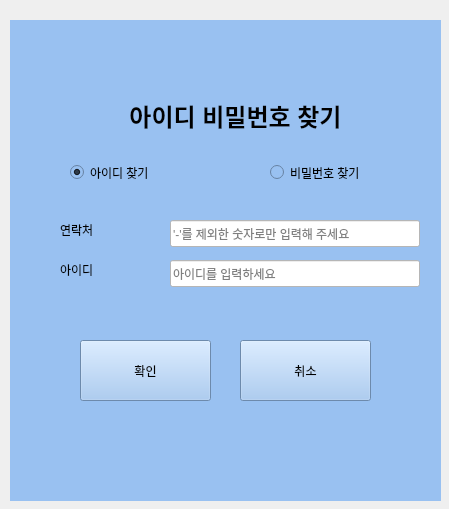
<?xml version="1.0" encoding="UTF-8"?>
<ui version="4.0">
 <class>Form</class>
 <widget class="QWidget" name="Form">
  <property name="geometry">
   <rect>
    <x>0</x>
    <y>0</y>
    <width>449</width>
    <height>509</height>
   </rect>
  </property>
  <property name="windowTitle">
   <string>Form</string>
  </property>
  <widget class="QStackedWidget" name="stackedWidget">
   <property name="geometry">
    <rect>
     <x>10</x>
     <y>20</y>
     <width>431</width>
     <height>481</height>
    </rect>
   </property>
   <property name="styleSheet">
    <string notr="true">background-color: rgb(153, 193, 241);</string>
   </property>
   <property name="currentIndex">
    <number>2</number>
   </property>
   <widget class="QWidget" name="page">
    <widget class="QPushButton" name="btn_login">
     <property name="geometry">
      <rect>
       <x>50</x>
       <y>280</y>
       <width>321</width>
       <height>41</height>
      </rect>
     </property>
     <property name="text">
      <string>로그인</string>
     </property>
    </widget>
    <widget class="QPushButton" name="btn_join">
     <property name="geometry">
      <rect>
       <x>50</x>
       <y>330</y>
       <width>321</width>
       <height>41</height>
      </rect>
     </property>
     <property name="text">
      <string>회원가입</string>
     </property>
    </widget>
    <widget class="QLineEdit" name="login_id">
     <property name="geometry">
      <rect>
       <x>170</x>
       <y>180</y>
       <width>201</width>
       <height>27</height>
      </rect>
     </property>
     <property name="styleSheet">
      <string notr="true">background-color: rgb(255, 255, 255);</string>
     </property>
     <property name="placeholderText">
      <string>아이디를 입력하세요</string>
     </property>
    </widget>
    <widget class="QLabel" name="label_5">
     <property name="geometry">
      <rect>
       <x>60</x>
       <y>220</y>
       <width>100</width>
       <height>20</height>
      </rect>
     </property>
     <property name="text">
      <string>비밀번호</string>
     </property>
     <property name="alignment">
      <set>Qt::AlignLeading|Qt::AlignLeft|Qt::AlignVCenter</set>
     </property>
    </widget>
    <widget class="QLineEdit" name="login_pwd">
     <property name="geometry">
      <rect>
       <x>170</x>
       <y>220</y>
       <width>201</width>
       <height>27</height>
      </rect>
     </property>
     <property name="styleSheet">
      <string notr="true">background-color: rgb(255, 255, 255);</string>
     </property>
     <property name="echoMode">
      <enum>QLineEdit::Password</enum>
     </property>
     <property name="placeholderText">
      <string>비밀번호를 입력하세요</string>
     </property>
    </widget>
    <widget class="QLabel" name="label_6">
     <property name="geometry">
      <rect>
       <x>60</x>
       <y>180</y>
       <width>100</width>
       <height>20</height>
      </rect>
     </property>
     <property name="text">
      <string>아이디</string>
     </property>
     <property name="alignment">
      <set>Qt::AlignLeading|Qt::AlignLeft|Qt::AlignVCenter</set>
     </property>
    </widget>
    <widget class="QPushButton" name="btn_search_page">
     <property name="geometry">
      <rect>
       <x>50</x>
       <y>380</y>
       <width>321</width>
       <height>41</height>
      </rect>
     </property>
     <property name="text">
      <string>아이디/비밀번호 찾기</string>
     </property>
    </widget>
   </widget>
   <widget class="QWidget" name="page_2">
    <widget class="QLabel" name="label_id">
     <property name="geometry">
      <rect>
       <x>30</x>
       <y>160</y>
       <width>100</width>
       <height>20</height>
      </rect>
     </property>
     <property name="text">
      <string>아이디</string>
     </property>
     <property name="alignment">
      <set>Qt::AlignLeading|Qt::AlignLeft|Qt::AlignVCenter</set>
     </property>
    </widget>
    <widget class="QLineEdit" name="join_id">
     <property name="geometry">
      <rect>
       <x>140</x>
       <y>160</y>
       <width>250</width>
       <height>27</height>
      </rect>
     </property>
     <property name="styleSheet">
      <string notr="true">background-color: rgb(255, 255, 255);</string>
     </property>
     <property name="placeholderText">
      <string>아이디를 입력하세요</string>
     </property>
    </widget>
    <widget class="QLabel" name="title">
     <property name="geometry">
      <rect>
       <x>160</x>
       <y>80</y>
       <width>151</width>
       <height>51</height>
      </rect>
     </property>
     <property name="font">
      <font>
       <weight>75</weight>
       <bold>true</bold>
      </font>
     </property>
     <property name="text">
      <string>&lt;html&gt;&lt;head/&gt;&lt;body&gt;&lt;p&gt;&lt;span style=&quot; font-size:18pt;&quot;&gt;회원가입&lt;/span&gt;&lt;/p&gt;&lt;/body&gt;&lt;/html&gt;</string>
     </property>
     <property name="alignment">
      <set>Qt::AlignCenter</set>
     </property>
    </widget>
    <widget class="QLabel" name="label_pwd">
     <property name="geometry">
      <rect>
       <x>30</x>
       <y>200</y>
       <width>100</width>
       <height>20</height>
      </rect>
     </property>
     <property name="text">
      <string>비밀번호</string>
     </property>
     <property name="alignment">
      <set>Qt::AlignLeading|Qt::AlignLeft|Qt::AlignVCenter</set>
     </property>
    </widget>
    <widget class="QPushButton" name="btn_submit">
     <property name="geometry">
      <rect>
       <x>70</x>
       <y>380</y>
       <width>131</width>
       <height>61</height>
      </rect>
     </property>
     <property name="text">
      <string>확인</string>
     </property>
    </widget>
    <widget class="QLabel" name="label_pwd_chk">
     <property name="geometry">
      <rect>
       <x>30</x>
       <y>240</y>
       <width>100</width>
       <height>20</height>
      </rect>
     </property>
     <property name="text">
      <string>비밀번호확인</string>
     </property>
     <property name="alignment">
      <set>Qt::AlignLeading|Qt::AlignLeft|Qt::AlignVCenter</set>
     </property>
    </widget>
    <widget class="QPushButton" name="btn_cancel">
     <property name="geometry">
      <rect>
       <x>230</x>
       <y>380</y>
       <width>131</width>
       <height>61</height>
      </rect>
     </property>
     <property name="text">
      <string>취소</string>
     </property>
    </widget>
    <widget class="QLineEdit" name="join_pwd">
     <property name="geometry">
      <rect>
       <x>140</x>
       <y>200</y>
       <width>250</width>
       <height>27</height>
      </rect>
     </property>
     <property name="styleSheet">
      <string notr="true">background-color: rgb(255, 255, 255);</string>
     </property>
     <property name="echoMode">
      <enum>QLineEdit::Password</enum>
     </property>
     <property name="placeholderText">
      <string>비밀번호를 입력하세요</string>
     </property>
    </widget>
    <widget class="QLineEdit" name="join_pwd_chk">
     <property name="geometry">
      <rect>
       <x>140</x>
       <y>240</y>
       <width>250</width>
       <height>27</height>
      </rect>
     </property>
     <property name="styleSheet">
      <string notr="true">background-color: rgb(255, 255, 255);</string>
     </property>
     <property name="echoMode">
      <enum>QLineEdit::Password</enum>
     </property>
     <property name="placeholderText">
      <string>비밀번호를 입력하세요</string>
     </property>
    </widget>
    <widget class="QLineEdit" name="join_tel">
     <property name="geometry">
      <rect>
       <x>140</x>
       <y>280</y>
       <width>250</width>
       <height>27</height>
      </rect>
     </property>
     <property name="styleSheet">
      <string notr="true">background-color: rgb(255, 255, 255);</string>
     </property>
     <property name="text">
      <string/>
     </property>
     <property name="echoMode">
      <enum>QLineEdit::Normal</enum>
     </property>
     <property name="placeholderText">
      <string>'-'를 제외한 숫자로만 입력해 주세요</string>
     </property>
    </widget>
    <widget class="QLabel" name="label_tel">
     <property name="geometry">
      <rect>
       <x>30</x>
       <y>280</y>
       <width>100</width>
       <height>20</height>
      </rect>
     </property>
     <property name="text">
      <string>연락처</string>
     </property>
     <property name="alignment">
      <set>Qt::AlignLeading|Qt::AlignLeft|Qt::AlignVCenter</set>
     </property>
    </widget>
   </widget>
   <widget class="QWidget" name="page_4">
    <widget class="QLineEdit" name="search_id">
     <property name="geometry">
      <rect>
       <x>160</x>
       <y>240</y>
       <width>250</width>
       <height>27</height>
      </rect>
     </property>
     <property name="styleSheet">
      <string notr="true">background-color: rgb(255, 255, 255);</string>
     </property>
     <property name="placeholderText">
      <string>아이디를 입력하세요</string>
     </property>
    </widget>
    <widget class="QLineEdit" name="search_tel">
     <property name="geometry">
      <rect>
       <x>160</x>
       <y>200</y>
       <width>250</width>
       <height>27</height>
      </rect>
     </property>
     <property name="styleSheet">
      <string notr="true">background-color: rgb(255, 255, 255);</string>
     </property>
     <property name="text">
      <string/>
     </property>
     <property name="echoMode">
      <enum>QLineEdit::Normal</enum>
     </property>
     <property name="placeholderText">
      <string>'-'를 제외한 숫자로만 입력해 주세요</string>
     </property>
    </widget>
    <widget class="QPushButton" name="btn_cancel2">
     <property name="geometry">
      <rect>
       <x>230</x>
       <y>320</y>
       <width>131</width>
       <height>61</height>
      </rect>
     </property>
     <property name="text">
      <string>취소</string>
     </property>
    </widget>
    <widget class="QLabel" name="title_2">
     <property name="geometry">
      <rect>
       <x>100</x>
       <y>70</y>
       <width>251</width>
       <height>51</height>
      </rect>
     </property>
     <property name="font">
      <font>
       <weight>75</weight>
       <bold>true</bold>
      </font>
     </property>
     <property name="text">
      <string>&lt;html&gt;&lt;head/&gt;&lt;body&gt;&lt;p&gt;&lt;span style=&quot; font-size:18pt;&quot;&gt;아이디 비밀번호 찾기&lt;/span&gt;&lt;/p&gt;&lt;/body&gt;&lt;/html&gt;</string>
     </property>
     <property name="alignment">
      <set>Qt::AlignCenter</set>
     </property>
    </widget>
    <widget class="QPushButton" name="btn_search">
     <property name="geometry">
      <rect>
       <x>70</x>
       <y>320</y>
       <width>131</width>
       <height>61</height>
      </rect>
     </property>
     <property name="text">
      <string>확인</string>
     </property>
    </widget>
    <widget class="QLabel" name="label_tel2">
     <property name="geometry">
      <rect>
       <x>50</x>
       <y>200</y>
       <width>100</width>
       <height>20</height>
      </rect>
     </property>
     <property name="text">
      <string>연락처</string>
     </property>
     <property name="alignment">
      <set>Qt::AlignLeading|Qt::AlignLeft|Qt::AlignVCenter</set>
     </property>
    </widget>
    <widget class="QLabel" name="label_id2">
     <property name="geometry">
      <rect>
       <x>50</x>
       <y>240</y>
       <width>100</width>
       <height>20</height>
      </rect>
     </property>
     <property name="text">
      <string>아이디</string>
     </property>
     <property name="alignment">
      <set>Qt::AlignLeading|Qt::AlignLeft|Qt::AlignVCenter</set>
     </property>
    </widget>
    <widget class="QRadioButton" name="search_gubun1">
     <property name="geometry">
      <rect>
       <x>60</x>
       <y>140</y>
       <width>111</width>
       <height>25</height>
      </rect>
     </property>
     <property name="text">
      <string>아이디 찾기</string>
     </property>
     <property name="checked">
      <bool>true</bool>
     </property>
    </widget>
    <widget class="QRadioButton" name="search_gubun2">
     <property name="geometry">
      <rect>
       <x>260</x>
       <y>140</y>
       <width>111</width>
       <height>25</height>
      </rect>
     </property>
     <property name="text">
      <string>비밀번호 찾기</string>
     </property>
    </widget>
   </widget>
   <widget class="QWidget" name="page_3">
    <widget class="QLabel" name="label_7">
     <property name="geometry">
      <rect>
       <x>160</x>
       <y>200</y>
       <width>161</width>
       <height>61</height>
      </rect>
     </property>
     <property name="font">
      <font>
       <pointsize>20</pointsize>
      </font>
     </property>
     <property name="text">
      <string>로그인 성공</string>
     </property>
    </widget>
    <widget class="QLabel" name="label_8">
     <property name="geometry">
      <rect>
       <x>110</x>
       <y>280</y>
       <width>201</width>
       <height>171</height>
      </rect>
     </property>
     <property name="font">
      <font>
       <pointsize>8</pointsize>
      </font>
     </property>
     <property name="text">
      <string/>
     </property>
     <property name="pixmap">
      <pixmap>../../../../Downloads/pngwing.com(1).png</pixmap>
     </property>
     <property name="scaledContents">
      <bool>true</bool>
     </property>
    </widget>
   </widget>
  </widget>
 </widget>
 <resources/>
 <connections/>
</ui>
